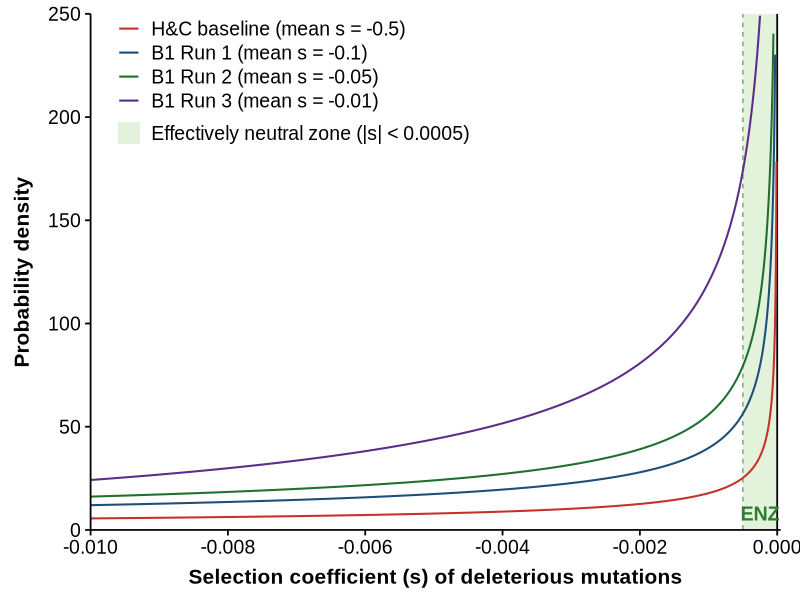
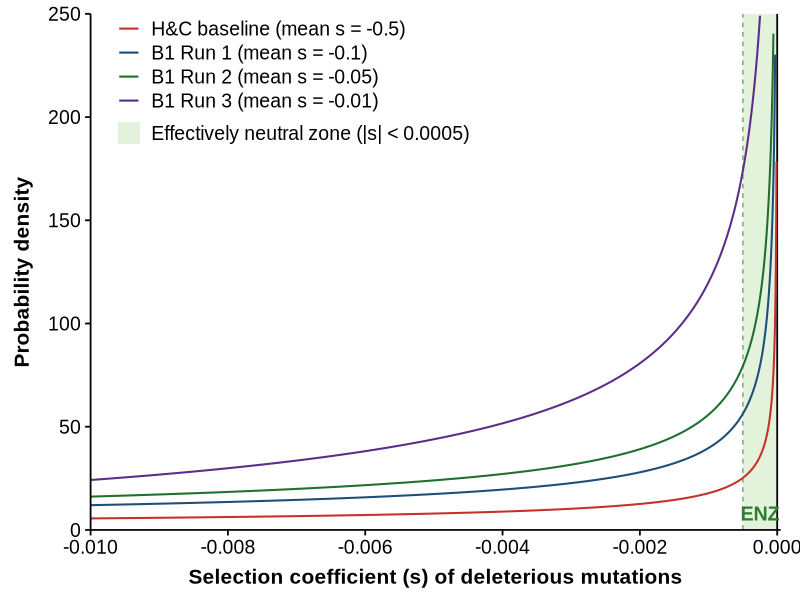

Generate these figures, in order, with R:
# =====================================================================
# DFE Comparison Plot (ENZ Shaded) — v14 JoMB Styling
# =====================================================================
# Shows the gamma distributions of fitness effects for H&C's baseline
# and three B1 runs isolating mean fitness effects. The effectively
# neutral zone (ENZ, |s| < 0.0005) is shaded in pale green.
#
# Style matches the v14 JoMB plot generator family:
#   - Arial font, bold axis titles at 15 pt
#   - No gridlines, axis lines on left and bottom only
#   - Top-left legend, no border
#   - White background, 300 dpi output
#   - 4-color palette preserved for the 4 run curves
#   - ENZ shading and dashed boundary line preserved
#
# Title and subtitle are removed (descriptive text belongs in the
# manuscript caption, not on the figure itself).
#
# Requires: ggplot2
#   install.packages("ggplot2")
# =====================================================================

library(ggplot2)

# ---------- JoMB style constants (matching v14) ----------------------
JOMB_FONT      <- "Arial"
JOMB_BASE_SIZE <- 15

theme_jomb <- function(base_size = JOMB_BASE_SIZE,
                       base_family = JOMB_FONT) {
  theme_classic(base_size = base_size, base_family = base_family) +
    theme(
      axis.title.x = element_text(face = "bold", size = base_size,
                                  margin = margin(t = 8)),
      axis.title.y = element_text(face = "bold", size = base_size,
                                  margin = margin(r = 8)),
      axis.text.x  = element_text(size = base_size - 1, color = "black"),
      axis.text.y  = element_text(size = base_size - 1, color = "black"),
      axis.line    = element_line(color = "black", size = 0.6),
      axis.ticks   = element_line(color = "black", size = 0.6),
      axis.ticks.length = unit(4, "pt"),

      panel.background = element_rect(fill = "white", color = NA),
      panel.grid.major = element_blank(),
      panel.grid.minor = element_blank(),
      panel.border     = element_blank(),

      # Legend: top-left inside panel, no border
      legend.position      = c(0.03, 0.97),
      legend.justification = c("left", "top"),
      legend.background    = element_blank(),
      legend.key           = element_rect(fill = "white", color = NA),
      legend.title         = element_blank(),
      legend.text          = element_text(size = base_size - 1),
      legend.spacing.y     = unit(2, "pt"),
      legend.margin        = margin(2, 4, 2, 4),

      plot.background  = element_rect(fill = "white", color = NA),
      plot.margin      = margin(10, 14, 6, 10)
    )
}

# ---------- Parameters ----------------------------------------------
# Each run uses shape = 0.5 (H&C's value). Gamma DFE is parameterized
# by shape (a) and scale (theta); mean = shape * scale, so for a given
# absolute mean fitness effect, scale = |mean_s| / shape.
shape <- 0.5

runs <- data.frame(
  label  = c("H&C baseline (mean s = -0.5)",
             "B1 Run 1 (mean s = -0.1)",
             "B1 Run 2 (mean s = -0.05)",
             "B1 Run 3 (mean s = -0.01)"),
  mean_s = c(0.5, 0.1, 0.05, 0.01),
  color  = c("#C9302C",   # red
             "#1F4E79",   # blue
             "#1F6F2F",   # green
             "#5E2D8A"),  # purple
  stringsAsFactors = FALSE
)
runs$scale <- runs$mean_s / shape

# ---------- Curve data --------------------------------------------------
# x range covers the deleterious side of the DFE down to s = -0.010.
x_seq <- seq(-0.010, 0, length.out = 2000)

curve_data <- do.call(rbind, lapply(seq_len(nrow(runs)), function(i) {
  density <- dgamma(abs(x_seq), shape = shape, scale = runs$scale[i])
  data.frame(
    s       = x_seq,
    density = density,
    run     = factor(runs$label[i], levels = runs$label),
    stringsAsFactors = FALSE
  )
}))

# ---------- Zone boundary --------------------------------------------
ENZ_THRESHOLD <- 0.0005   # |s| < 1/(2N) for N=1000

run_colors <- setNames(runs$color, runs$label)

# ---------- Build the plot --------------------------------------------
p1 <- ggplot(curve_data, aes(x = s, y = density, color = run)) +

  # Shade ENZ in pale green and add it to the legend via aes(fill = ...).
  # We build a one-row data frame with the zone bounds and map the fill to a
  # label string; scale_fill_manual below assigns the actual pale green color.
  geom_rect(data = data.frame(
              xmin = -ENZ_THRESHOLD, xmax = 0,
              ymin = 0, ymax = Inf,
              fill_label = "Effectively neutral zone (|s| < 0.0005)"),
            aes(xmin = xmin, xmax = xmax, ymin = ymin, ymax = ymax,
                fill = fill_label),
            inherit.aes = FALSE,
            alpha = 0.5) +
  scale_fill_manual(
    name = NULL,
    values = setNames("#C8E6B8",
                      "Effectively neutral zone (|s| < 0.0005)"),
    guide = guide_legend(order = 2,
                         override.aes = list(alpha = 0.5))
  ) +

  # Dashed boundary line at the LEFT edge of the ENZ (at s = -0.0005)
  geom_vline(xintercept = -ENZ_THRESHOLD,
             linetype = "dashed", color = "#2E7D32",
             linewidth = 0.4, alpha = 0.8) +
  # Solid black line at the RIGHT edge of the ENZ (s = 0)
  geom_vline(xintercept = 0,
             linetype = "solid", color = "black",
             linewidth = 0.6) +

  # Plot the gamma curves — slightly thicker than trajectory lines because
  # these are smooth analytical curves, not noisy simulation traces.
  geom_line(linewidth = 0.7) +

  # Custom color palette for the 4 runs
  scale_color_manual(values = run_colors, name = NULL,
                     guide = guide_legend(order = 1)) +

  # Axes — bold, sans-serif via theme_jomb()
  scale_x_continuous(
    name   = expression(bold("Selection coefficient (s) of deleterious mutations")),
    limits = c(-0.010, 0),
    breaks = seq(-0.010, 0, by = 0.002),
    expand = expansion(mult = c(0, 0.005))   # zero left padding so curves touch y-axis
  ) +
  scale_y_continuous(
    name   = expression(bold("Probability density")),
    limits = c(0, 250),
    expand = expansion(mult = c(0, 0))
  ) +

  # Apply the v14-matching theme (after all scales/aesthetics)
  theme_jomb() +
  # Keep the legend INSIDE the panel, flush against the y-axis (matches the
  # v14 style of other plots). Earlier worry about overlap with the axis was
  # misplaced: at x = 0, the legend sits to the right of where the y-axis
  # line is drawn, not on top of it. legend.position = c(0, 1) with
  # justification c("left", "top") anchors it tight against the upper-left
  # corner of the plotting area.
  theme(legend.position = c(0.03, 1),
        legend.justification = c("left", "top")) +

  # Annotation for ENZ — bold green text at the top of the shaded zone
  annotate("text",
           x = -ENZ_THRESHOLD / 2,
           y = 8,                   # bottom of the green-shaded zone
           label = "ENZ",
           color = "#2E7D32",
           size  = 5,
           fontface = "bold",
           family = JOMB_FONT)

# ---------- Save ---------------------------------------------------------
# 10 x 6 inches at 300 dpi, white background — slightly wider than the
# v14 trajectory output (8 x 6) because this plot has a long y-axis label
# legend that benefits from extra horizontal room.
ggsave("DFE_comparison_ENZ_only.png",
       plot   = p1,
       width  = 10,
       height = 6,
       dpi    = 300,
       bg     = "white")

print(p1)
cat("Saved: DFE_comparison_ENZ_only.png\n")

# =====================================================================
# STYLE NOTES (matches v14)
# =====================================================================
#   Font         : Arial; axis titles bold 15 pt, ticks/legend 14 pt
#   Axes         : black 0.6 pt lines, 4 pt ticks, no gridlines
#   Legend       : top-left (c(0.03, 0.97)), no border
#   Output       : 10 x 6 in at 300 dpi, white background
#   ENZ shading  : pale green #C8E6B8, dashed boundary at -0.0005
#   Curve colors : red / blue / green / purple — 4 distinct runs
#   Line width   : 0.7 pt (smooth analytical curves)
# =====================================================================
